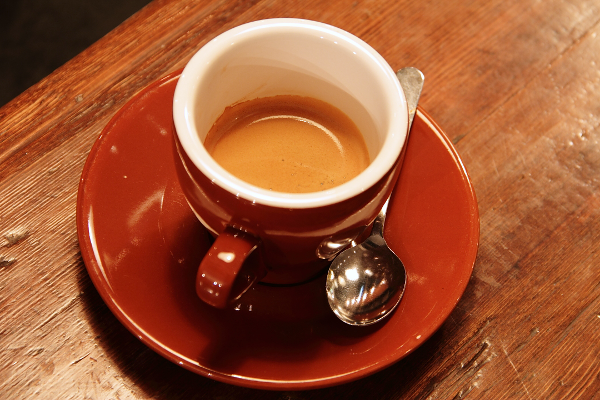
#> input picture skimage.data.coffee(), 600 x 400 px
$ python -i synth.py   (imports and definitions only)
#> lines starting #> are read from the running program, lines starting #| are printed output that depends on the picture
"""Shared synthetic test video: a public-domain astronaut photo (scikit-image) panning left->right over a blurred background, with a loud
passage every 15 s.  Stand-in for 'a character on screen'.  NOT real GTA footage."""
import subprocess
import numpy as np


def make_pan_video(path, dur=24):
#> called with path = '../assets/soniverse.png', dur = 24
    from skimage import data
    from PIL import Image, ImageFilter
    bg = np.asarray(Image.fromarray(data.coffee()).resize((1920, 1080)).filter(ImageFilter.GaussianBlur(10)))
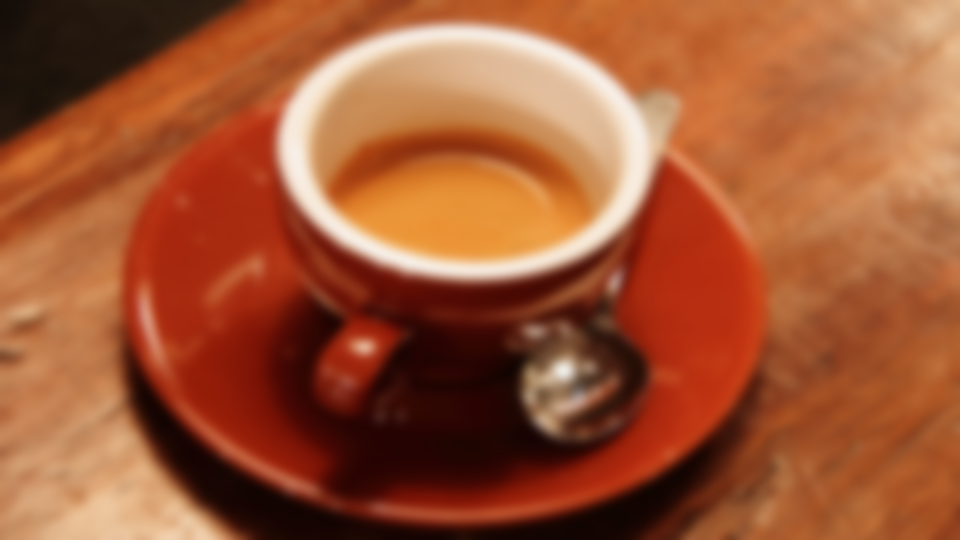
#> bg: shape (1080, 1920, 3) (shown at 1/2 size); mean R, G, B 158.6, 85.8, 51.5
    ast = np.asarray(Image.fromarray(data.astronaut()).resize((560, 560)))
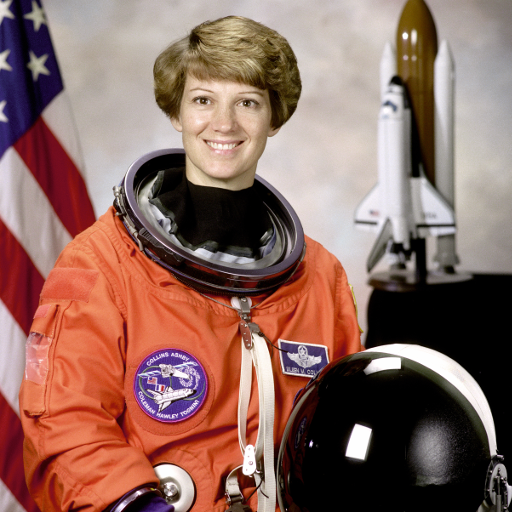
#> input picture skimage.data.astronaut(), 512 x 512 px
#> (the run stopped early here; a loop or call above may not have finished)
